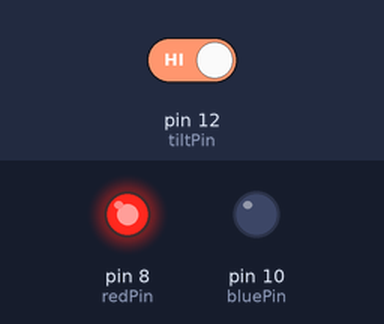
Simulated run of this sketch. Board: Arduino Uno, built with avr-gcc and run on an emulated ATmega328P. Shown: output pins drawn as LEDs (lit = HIGH). The test bench sets the inputs (shaded band); at power-on: pin 12 (tiltPin) HIGH.

Above: at 1.2 s.
1.3 s: pin 12 (tiltPin) driven LOW
At 2.1 s:
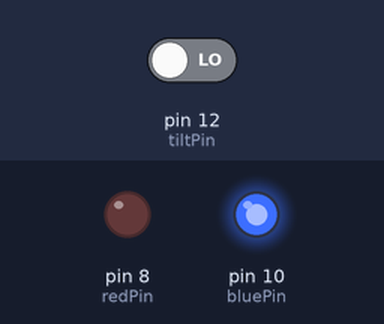
2.8 s: pin 12 (tiltPin) driven HIGH
At 3.2 s:
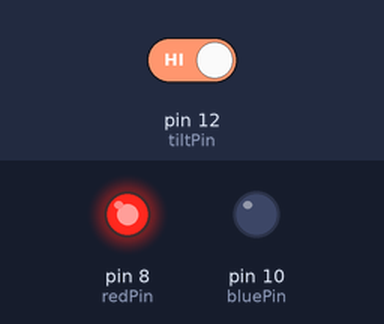
Timing chart, 0 to 5.8 s (numbered marks = the images above; inputs shaded):
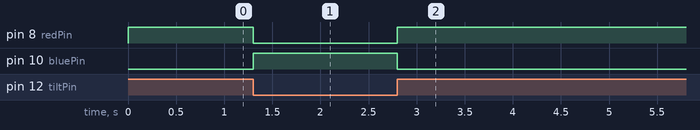

Measured:
- after the input at 1.3 s, pin 8 (redPin): HIGH → LOW at once; pin 10 (bluePin): LOW → HIGH at once
- after the input at 2.8 s, pin 8 (redPin): LOW → HIGH at once; pin 10 (bluePin): HIGH → LOW at once

The sketch:

21._Tilt_switch_red_blue_indicator.ino
```cpp
int redPin=8;
int bluePin=10;
int tiltPin=12;
int tiltVal;

void setup() {
  // put your setup code here, to run once:
Serial.begin(9600);
pinMode(redPin,OUTPUT);
pinMode(bluePin,OUTPUT);
pinMode(tiltPin,INPUT);
digitalWrite(tiltPin,HIGH);
}

void loop() {
  // put your main code here, to run repeatedly:
  tiltVal=digitalRead(tiltPin);
  //Serial.println(tiltVal);
  if(tiltVal==0){
    digitalWrite(redPin,LOW);
    digitalWrite(bluePin,HIGH);
  }
  else{
   digitalWrite(redPin,HIGH);
    digitalWrite(bluePin,LOW);
  }
}
```
